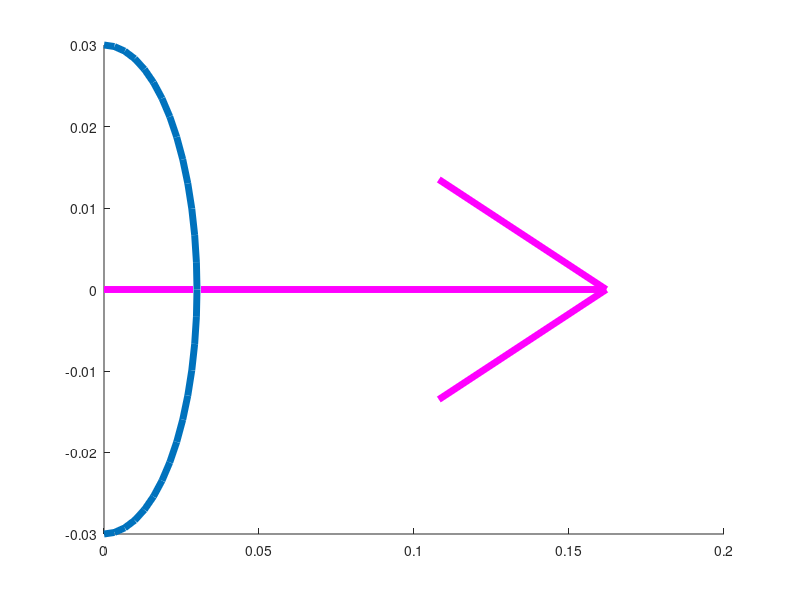

The MATLAB script that drew this image: (Note: this script raises an error after producing the figure.)
% plotCurvedArrows_2D.m
% adapts the arrows in the visualization of one spine vertebra into 2D,
% by adding arrows for the Z, X axes and \theta rotation.
% Andrew P. Sabelhaus (adapted from Abishek Akella), march 2018.

function [] = plotCurvedArrows_2D()
    hold on
    
    % Rotation label for \theta around the Y-axis.
    CreateCurvedArrow3([0, -0.03, .2], [0.03, 0, .2], [0, 0, .2])
    CreateCurvedArrow3([0.03, 0, .2], [0, 0.03, .2], [0, 0, .2])
    % ...removing the section of the -x axis.
    %CreateCurvedArrow3([0, 0.03, .2], [-0.03, 0, .2], [0, 0, .2])
    
    % X-axis: rightward, pink.
    CreateStraightArrow([0 0 0], [0.18 0 0], 'm');
    
    % z-axis: upward, black.
    CreateStraightArrow([0 0 0], [0 0.16 0], 'k');
    
    hold off
end

function [h] = CreateCurvedArrow3(from, to, center, count)
       
    % Inputs
    if (nargin < 4), count = 15; end
    if (nargin < 3), center = [0 0 0]; end
    center = center(:); from = from(:); to = to(:);

    % Start, stop and normal vectors    
    start = from - center; rstart = norm(start);
    stop = to - center; rstop = norm(stop);
    angle = atan2(norm(cross(start,stop)), dot(start,stop));
    normal = cross(start, stop); normal = normal / norm(normal);

    % Compute intermediate points by rotating 'start' vector
    % toward 'end' vector around 'normal' axis
    % See: http://inside.mines.edu/fs_home/gmurray/ArbitraryAxisRotation/
    phiAngles = linspace(0, angle, count);
    r = linspace(rstart, rstop, count) / rstart;
    intermediates = zeros(3, count);
    a = center(1); b = center(2); c = center(3);
    u = normal(1); v = normal(2); w = normal(3); 
    x = from(1); y = from(2); z = from(3);
    for ki = 1:count,
        phi = phiAngles(ki);
        cosp = cos(phi); sinp = sin(phi);
        T = [(u^2+(v^2+w^2)*cosp)  (u*v*(1-cosp)-w*sinp)  (u*w*(1-cosp)+v*sinp) ((a*(v^2+w^2)-u*(b*v+c*w))*(1-cosp)+(b*w-c*v)*sinp); ...
             (u*v*(1-cosp)+w*sinp) (v^2+(u^2+w^2)*cosp)   (v*w*(1-cosp)-u*sinp) ((b*(u^2+w^2)-v*(a*u+c*w))*(1-cosp)+(c*u-a*w)*sinp); ...   
             (u*w*(1-cosp)-v*sinp) (v*w*(1-cosp)+u*sinp)  (w^2+(u^2+v^2)*cosp)  ((c*(u^2+v^2)-w*(a*u+b*v))*(1-cosp)+(a*v-b*u)*sinp); ...
                      0                    0                      0                                1                               ];
        intermediate = T * [x;y;z;r(ki)];
        intermediates(:,ki) = intermediate(1:3);
    end

    % Draw the curved line
    % Can be improved of course with hggroup etc...
    X = intermediates(1,:);
    Y = intermediates(2,:);
    Z = intermediates(3,:);    
    tf = ishold;
    if (~tf), hold on; end
    h = line(X,Y,Z);       
    set(h, 'LineWidth', 5);
    if (~tf), hold off; end
end

function [h] = CreateStraightArrow(from, to, lineSpec)
    h = quiver3(from(1), from(2), from(3), to(1)-from(1), to(2)-from(2), to(3)-from(3), lineSpec);
    set(h, 'LineWidth', 5);
    h.MaxHeadSize = 0.5;
end